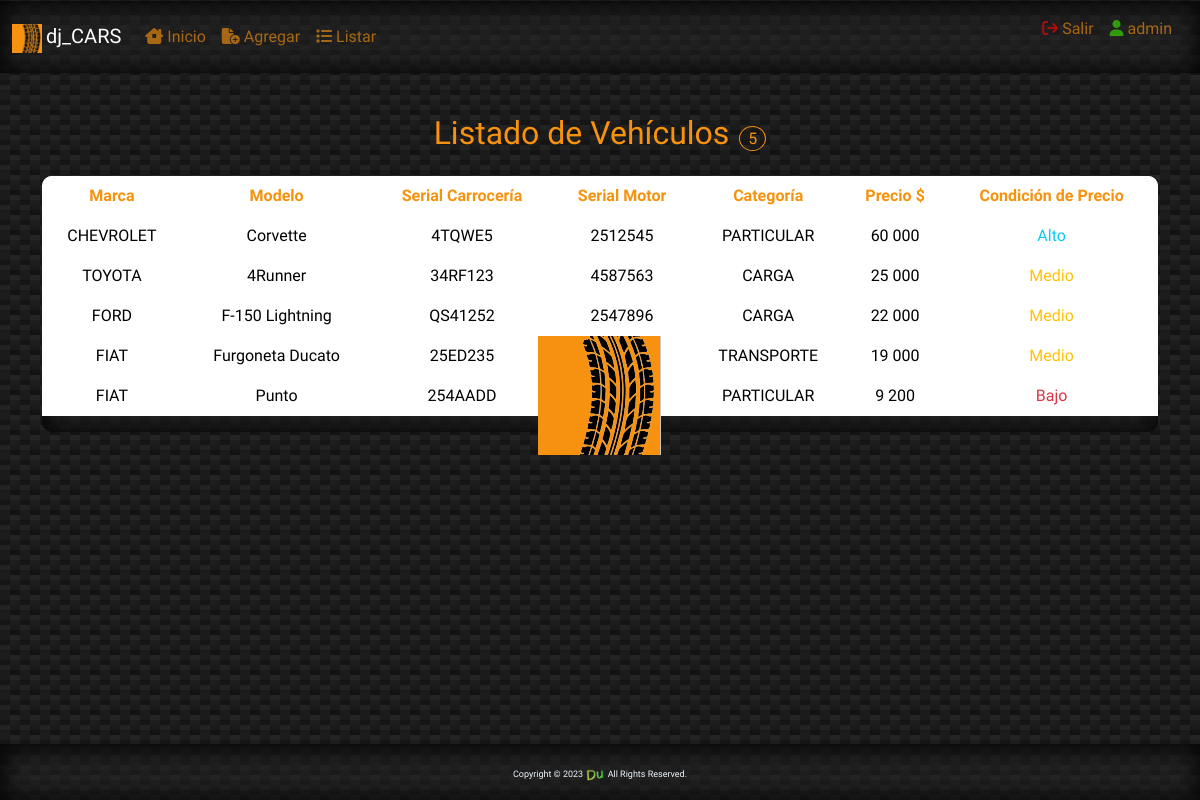
/vehiculo/listar/ (signed in), run on the app's committed database.
### vehiculo/models.py (models this page shows, shortened)
class VehiculoModel(models.Model):
    MARCA_CHOICES = [
        ("CHEVROLET", "Chevrolet"),
        ("FIAT", "Fiat"),
        ("FORD", "Ford"),
        ("TOYOTA", "Toyota"),
    ]
    CATEGORIA_CHOICES = [
        ("PARTICULAR", "Particular"),
        ("TRANSPORTE", "Transporte"),
        ("CARGA", "Carga"),
    ]
    marca = models.CharField(
        max_length=20, choices=MARCA_CHOICES, default="FORD")
    modelo = models.CharField(max_length=100)
    serial_carroceria = models.CharField(max_length=50)
    serial_motor = models.CharField(max_length=50)
    categoria = models.CharField(
        max_length=20, choices=CATEGORIA_CHOICES, default="PARTICULAR")
    precio = models.IntegerField(validators=[MinValueValidator(0)])
    fecha_creacion = models.DateTimeField(auto_now_add=True)  # timestamp
    fecha_modificacion = models.DateTimeField(auto_now=True)  # updated
    class Meta:
        permissions = [
            ("visualizar_catalogo", "Puede visualizar catalogo"),
        ]
        verbose_name_plural = "Vehículos"
        ordering = ["-fecha_creacion"]

### vehiculo/views.py (the view)
# urls.py: path('listar/', listarVehiculo, name='listar'),
@login_required
def listarVehiculo(request):
    vehiculos = VehiculoModel.objects.all()
    context = {'lista_vehiculos': vehiculos, 'navbar': 'lista'}
    return render(request, "lista.html", context)

### templates/lista.html (shortened to what this page needs)
{% extends "base.html" %}
{% block content %}
<div class="container py-3" id="vehiculo-list">
    <div class="title py-3">
        <h2 class="text-center" id="list-title">Listado de Vehículos<span
                class="fs-6 numberCircle">{{lista_vehiculos|length}}</span>
        </h2>
    </div>
    {% if lista_vehiculos %}
    <div class="table table-responsive table-borderless">
        <table class="table table-hover  table-borderless text-center">
            <thead>
                <tr>
                    <th>Marca</th>
                    <th>Modelo</th>
                    <th>Serial Carrocería</th>
                    <th>Serial Motor</th>
                    <th>Categoría</th>
                    <th>Precio $</th>
                    <th>Condición de Precio</th>
                </tr>
            </thead>
            {% for item in lista_vehiculos %}
            <tbody class="table-group-divider">
                <tr>
                    <td>{{item.marca}}</td>
                    <td>{{item.modelo}}</td>
                    <td>{{item.serial_carroceria}}</td>
                    <td>{{item.serial_motor}}</td>
                    <td>{{item.categoria}}</td>
                    <td>{{item.precio}}</td>
                    <td>
                        {% if item.precio > 30000 %}
                        <span class="text-info">Alto</span>
                        {% elif item.precio > 10000 %}
                        <span class="text-warning">Medio</span>
                        {% elif item.precio <= 10000 %} <span class="text-danger">Bajo</span>
                            {% else %} Valor inválido {% endif %}
                    </td>
                </tr>
            </tbody>
            {% endfor %}
        </table>
    </div>
        {% endif %}
</div>
{% endblock content %}

### templates/base.html (shortened to what this page needs)
{% load static %}
<!DOCTYPE html>
<html lang="en" class="h-100">
    <head>
        {% load bootstrap5 %}
        {% bootstrap_css %}
        <link rel="stylesheet" type="text/css" href="{% static 'css/main.css' %}">
        <link rel="stylesheet" href="https://cdnjs.cloudflare.com/ajax/libs/font-awesome/6.4.0/css/all.min.css"
 />
    </head>
    <body class="d-flex flex-column vh-100">
        {% include "menu.html" %}
        <img src="{% static 'images/dj_CARS_logo.png' %}" alt="dj_CARS_logo watermark" id="watermark">
        {% block content %}
        {% endblock content %}
        {% include "footer.html" %}
    </body>
</html>

### templates/menu.html (shortened to what this page needs)
{% load static %}
<nav class="navbar navbar-expand-sm navbar-dark bg-dark sticky-top mb-2 vw-100">
    <div class="container-fluid">
        <a class="navbar-brand" href="{% url 'index' %}"><span><img class="me-1"
                    src="{% static 'images/dj_CARS_logo.png' %}" alt="logo dj cars" width="30"></span>dj_CARS</a>
        <div class="collapse navbar-collapse" id="navbarTogglerDemo02">
            {% if user.is_authenticated %}
            <ul class="navbar-nav me-auto mb-2 mb-lg-0">
                <li class="nav-item">
                    <a class="nav-link {% if navbar == 'index' %} active {% endif %}" aria-current="page"
                        href="{% url 'index' %}"><i class="fa-solid fa-house-chimney-window"></i> Inicio</a>
                </li>
                <li class="nav-item">
                    <a class="nav-link {% if navbar == 'addform' %} active {% endif %}"
                        href="{% url 'addVehiculo' %}"><i class="fa-solid fa-file-circle-plus"></i> Agregar</a>
                </li>
                <li class="nav-item">
                    <a class="nav-link {% if navbar == 'lista' %} active {% endif %}" href="{% url 'listar' %}"><i
                            class="fa-solid fa-list"></i> Listar</a>
                </li>
            </ul>
            <ul class="navbar-nav  d-flex me-2">
                <li class="nav-item">
                    <a class="nav-link" href="{% url 'logout' %}"><i class="fa-solid fa-arrow-right-from-bracket"
                            style="color: #ff0000a5;"></i> Salir</a>
                </li>
                <li>
                    <p class="nav-link"> <i class="fa-solid fa-user" style="color: #44ff008f;"></i> {{ user.username }}
                    </p>
                </li>
            </ul>
            {% endif %}
        </div>
    </div>
</nav>

### templates/footer.html
{% load static %}
<footer class="footer mt-auto py-3 bg-dark">
    <div class="container text-center">
        <small class="copyright">
            Copyright © 2023 <img src="{% static 'images/du-min-circle.png' %}" alt="DU logo" width="20"> All Rights
            Reserved.
        </small>
    </div>
</footer>

### static/css/main.css (style rules this page uses)
#watermark { top: 42%; left: 50%; position: fixed; z-index: 10; }
body { margin: 1px auto; }
.bg-dark { background-color: #24242471 !important; box-shadow: inset 1px 1px 22px 4px rgba(0, 0, 0, 0.85); }
.navbar-dark .navbar-nav .nav-link { color: #f7920da3 !important; transition: text-shadow 1.5ms; }
.navbar-dark, .navbar-nav, .nav-link:hover { color: aqua !important; }
.table { background-color: #24242471 !important; box-shadow: inset 1px 1px 22px 4px rgba(0, 0, 0, 0.85); }
h2, th { color: #f7920d !important; }
#vehiculo-list { margin: 1px auto; }
.numberCircle { border-radius: 50%; padding: 2px 8px; margin-left: 10px; border: 1px solid; text-align: center; }
.table { border-color: hsla(0, 0%, 14%, 0.443); border-radius: 10px; color: rgba(255, 222, 222, 0.776); border-color: #f7920dd1 !important; }
input, table { width: auto; }
.copyright { font-size: xx-small; }

### templates/base.html (style rules this page uses)
body { background: linear-gradient(27deg, #151515 5px, transparent 5px) 0 5px, linear-gradient(207deg, #151515 5px, transparent 5px) 10px 0px, linear-gradient(27deg, #222 5px, transparent 5px) 0px 10px, linear-gradient(207deg, #222 5px, transparent 5px) 10px 5px, linear-gradient(90deg, #1b1b1b 10px, transparent 10px), linear-gradient(#1d1d1d 25%, #1a1a1a 25%, #1a1a1a 50%, transparent 50%, transparent 75%, #242424 75%, #242424); background-color: #131313; background-size: 20px 20px; color: aliceblue; font-family: Cantarell, sans-serif; }
h2, th { color: #f7920d !important; }
#watermark { top: 42%; left: 50%; left: calc(50% - 62px); position: fixed; z-index: 10; }
@media only screen and (min-height: 590px) { body { overflow-x: hidden; overflow-y: hidden; } }

### data on the page
VehiculoModel: marca "CHEVROLET", modelo "Corvette", serial_carroceria "4TQWE5", serial_motor "2512545", categoria "PARTICULAR", precio "60 000", shows "Alto"
VehiculoModel: marca "TOYOTA", modelo "4Runner", serial_carroceria "34RF123", serial_motor "4587563", categoria "CARGA", precio "25 000", shows "Medio"
VehiculoModel: marca "FORD", modelo "F-150 Lightning", serial_carroceria "QS41252", serial_motor "2547896", categoria "CARGA", precio "22 000", shows "Medio"
VehiculoModel: marca "FIAT", modelo "Furgoneta Ducato", serial_carroceria "25ED235", categoria "TRANSPORTE", precio "19 000", shows "Medio"
VehiculoModel: marca "FIAT", modelo "Punto", serial_carroceria "254AADD", categoria "PARTICULAR", precio "9 200", shows "Bajo"

### other printed values
{{ user.username }} "admin"
{{ lista_vehiculos|length }} "5"
